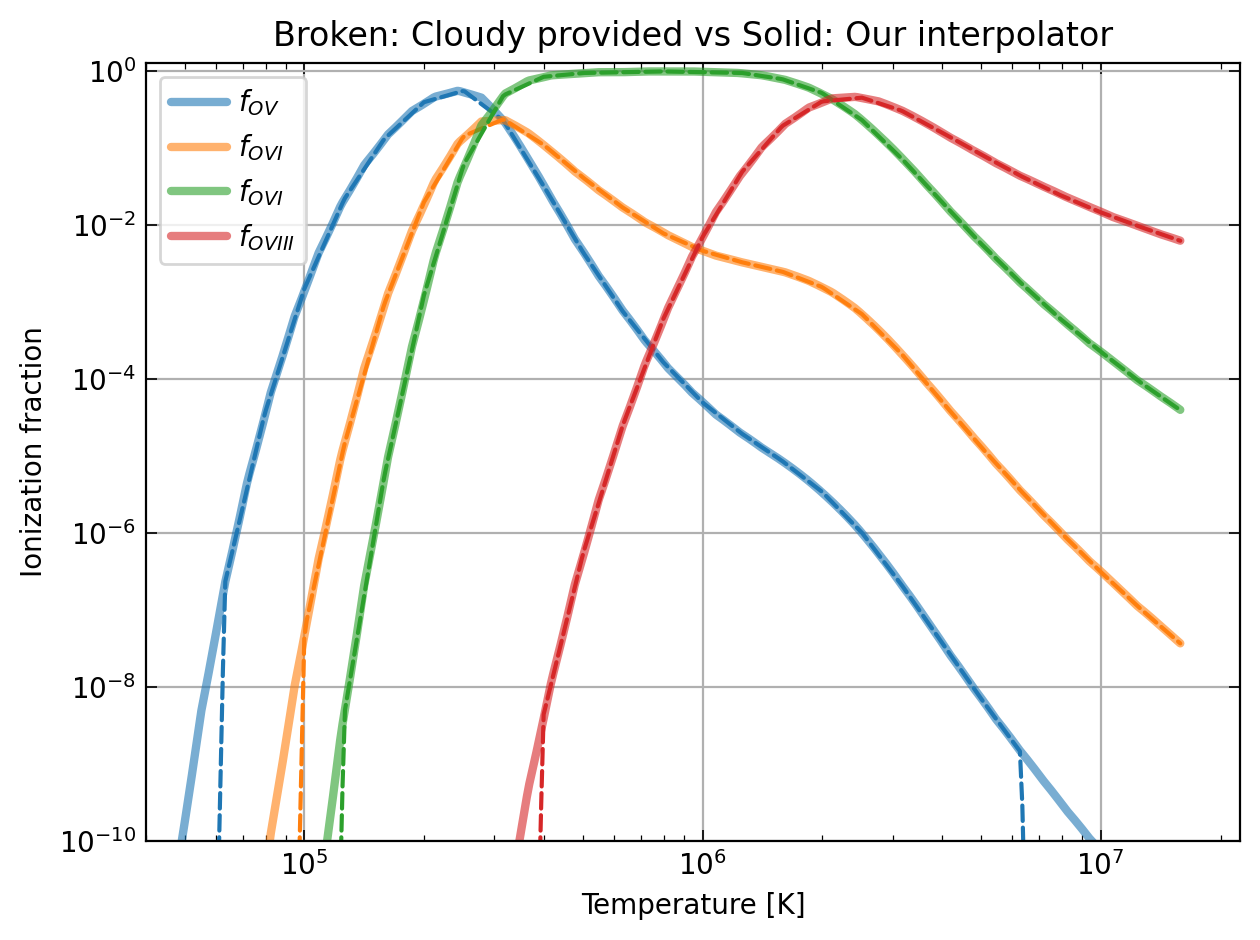

Source code (Python):
# -*- coding: utf-8 -*-
"""
Created on Thu Apr  6 17:55:34 2023

@author: alankar

Usage: mpiexec -n <num_procs> python ionization_cloudy_compare.py
"""

import matplotlib
import matplotlib.pyplot as plt
import numpy as np
import time
from scipy import interpolate
import os
from pathlib import Path

# Set env-vars before any AstroPlasma import so the module sees them at load time
os.environ.setdefault("CHECK_OR_DOWNLOAD_APLASMA_DATA", "0")
os.environ.setdefault("RUN_ON_CUDA", "0")

from astro_plasma import Ionization

_parallel = False

if _parallel:
    from mpi4py import MPI

    ## start parallel programming ---------------------------------------- #
    t_start = MPI.Wtime()
    comm = MPI.COMM_WORLD
    rank = comm.Get_rank()
    size = comm.Get_size()

    comm.Barrier()
else:
    t_start = time.time()
    rank = 0
    size = 1

SCRIPT_DIR = Path(__file__).resolve().parent

element = 8

fIon = Ionization.interpolate_ion_frac
Temp = np.logspace(4.2, 7.2, 500)

f_Oxygen = np.zeros((Temp.shape[0], element + 1))

if _parallel:
    f_Oxygen_local = np.zeros_like(f_Oxygen)
    Temp_this_proc = Temp[rank : Temp.shape[0] : size]
    f_Oxygen_local[slice(rank, Temp.shape[0], size), :] = np.power(
        10.0,
        fIon(
            temperature=Temp_this_proc,
            metallicity=0.99,
            redshift=0.001,
            element=element,
            mode="CIE",
        ),
    )
    comm.Barrier()
else:
    f_Oxygen[:, :] = np.power(
        10.0,
        fIon(
            temperature=Temp,
            metallicity=0.99,
            redshift=0.001,
            element=element,
            mode="CIE",
        ),
    )
if _parallel:
    # use MPI to get the totals
    f_Oxygen = f_Oxygen.flatten()
    comm.Reduce([f_Oxygen_local.flatten(), MPI.DOUBLE], [f_Oxygen, MPI.DOUBLE], op=MPI.SUM, root=0)
    f_Oxygen = f_Oxygen.reshape((Temp.shape[0], element + 1))
    comm.Barrier()

## Plot Styling
matplotlib.rcParams["xtick.direction"] = "in"
matplotlib.rcParams["ytick.direction"] = "in"
matplotlib.rcParams["xtick.top"] = True
matplotlib.rcParams["ytick.right"] = True
matplotlib.rcParams["xtick.minor.visible"] = True
matplotlib.rcParams["ytick.minor.visible"] = True
matplotlib.rcParams["axes.grid"] = True
matplotlib.rcParams["lines.dash_capstyle"] = "round"
matplotlib.rcParams["lines.solid_capstyle"] = "round"
matplotlib.rcParams["legend.handletextpad"] = 0.4
matplotlib.rcParams["axes.linewidth"] = 0.8
matplotlib.rcParams["lines.linewidth"] = 3.0
matplotlib.rcParams["ytick.major.width"] = 0.6
matplotlib.rcParams["xtick.major.width"] = 0.6
matplotlib.rcParams["ytick.minor.width"] = 0.45
matplotlib.rcParams["xtick.minor.width"] = 0.45
matplotlib.rcParams["ytick.major.size"] = 4.0
matplotlib.rcParams["xtick.major.size"] = 4.0
matplotlib.rcParams["ytick.minor.size"] = 2.0
matplotlib.rcParams["xtick.minor.size"] = 2.0
matplotlib.rcParams["legend.handlelength"] = 2
matplotlib.rcParams["figure.dpi"] = 200
matplotlib.rcParams["axes.axisbelow"] = True

if rank == 0:
    # Cloudy data
    print(f"Loading Cloudy data from {SCRIPT_DIR / 'ion-frac-Oxygen.txt'}", flush=True)
    frac = np.loadtxt(
        SCRIPT_DIR / "ion-frac-Oxygen.txt",
        skiprows=1,
        converters={i + 1: lambda x: -30 if x == "--" else x for i in range(element + 1)},
    )

    ions = [r"$f_{OV}$", r"$f_{OVI}$", r"$f_{OVI}$", r"$f_{OVIII}$"]

    fig = plt.figure()
    ax = fig.add_subplot(111)

    for indx, ion in enumerate(range(5, 9)):
        p = plt.loglog(Temp, f_Oxygen[:, ion - 1], label=ions[indx], alpha=0.6)
        f_cloudy = interpolate.interp1d(frac[:, 0], frac[:, ion])  # temperature and ion fraction in log10
        plt.loglog(
            Temp,
            10.0 ** f_cloudy(np.log10(Temp)),
            linestyle="--",
            color=p[0].get_color(),
            linewidth=1.5,
        )

    plt.title("Broken: Cloudy provided vs Solid: Our interpolator")
    plt.ylabel(r"Ionization fraction")
    plt.xlabel("Temperature [K]")
    plt.legend(loc="upper left")
    ax.yaxis.set_ticks_position("both")
    ax.set_ylim(ymin=1e-10, ymax=1.3)
    ax.set_xlim(xmin=4e4)
    if _parallel:
        t_stop = MPI.Wtime()
    else:
        t_stop = time.time()
    print("Elapsed: ", (t_stop - t_start))
    plt.tight_layout()
    plt.savefig(SCRIPT_DIR / "ionization_cloudy_compare.png", transparent=True, bbox_inches="tight")
    plt.show()
